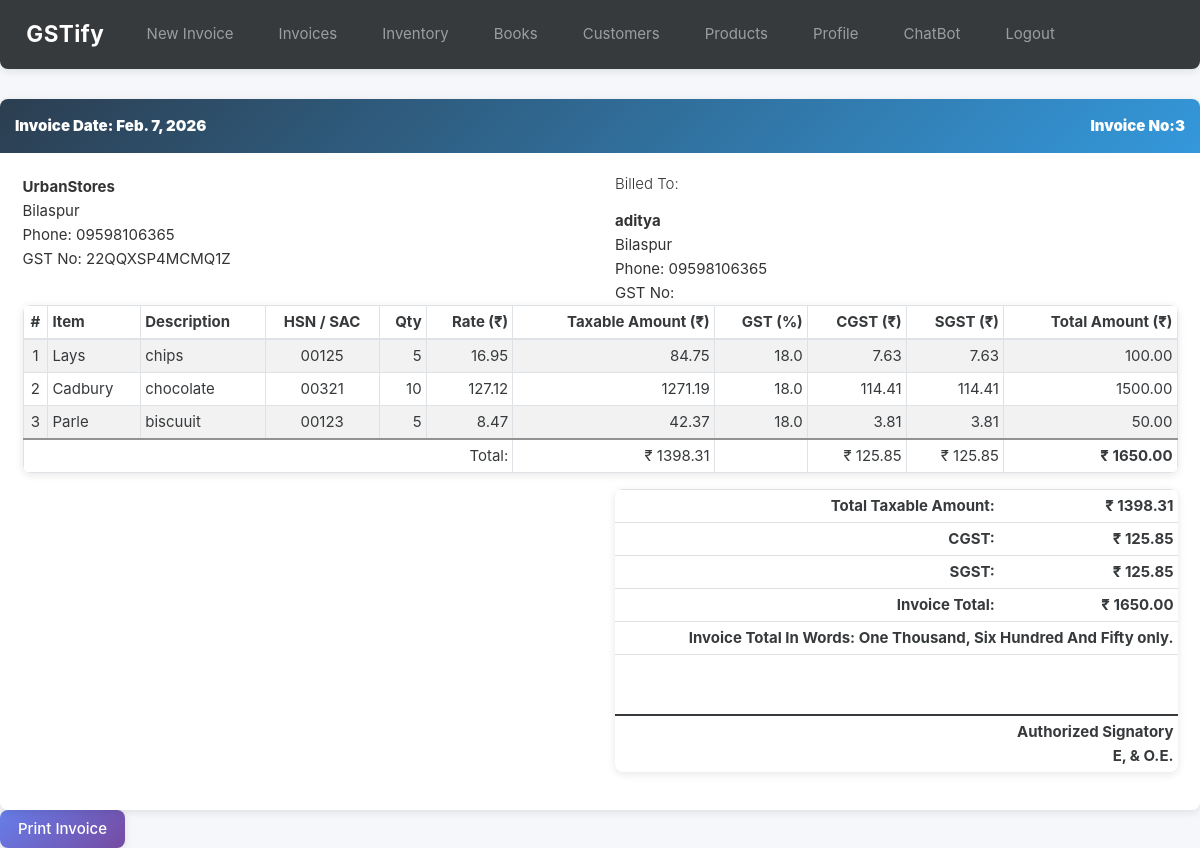
The app's page /invoice/12 (signed in) with its own data.
### gstbillingapp/models.py (models this page shows, shortened)
class Invoice(models.Model):
    user = models.ForeignKey(User, null=True, blank=True, on_delete=models.SET_NULL)
    invoice_number = models.IntegerField()
    invoice_date = models.DateField()
    invoice_customer = models.ForeignKey(
        'Customer',
        on_delete=models.SET_NULL,
        null=True
    )
    invoice_json = models.TextField()
    inventory_reflected = models.BooleanField(default=True)
    books_reflected = models.BooleanField(default=True)

class UserProfile(models.Model):
    user = models.OneToOneField(User, on_delete=models.CASCADE)
    business_title = models.CharField(max_length=100, blank=True, null=True)
    business_address = models.TextField(max_length=400, blank=True, null=True)
    business_email = models.EmailField(blank=True, null=True)
    business_phone = models.CharField(max_length=20, blank=True, null=True)
    business_gst = models.CharField(max_length=15, blank=True, null=True)

### gstbillingapp/views.py (the view)
# urls.py: path('invoice/<int:invoice_id>', views.invoice_viewer, name='invoice_viewer'),
@login_required
def invoice_viewer(request, invoice_id):
    invoice_obj = get_object_or_404(Invoice, user=request.user, id=invoice_id)
    user_profile = get_object_or_404(UserProfile, user=request.user)
    context = {}
    context['invoice'] = invoice_obj
    context['invoice_data'] = json.loads(invoice_obj.invoice_json)
    print(context['invoice_data'])
    context['currency'] = "₹"
    context['total_in_words'] = num2words.num2words(int(context['invoice_data']['invoice_total_amt_with_gst']), lang='en_IN').title()
    context['user_profile'] = user_profile
    return render(request, 'gstbillingapp/invoice_printer.html', context)

### gstbillingapp/templates/gstbillingapp/invoice_printer.html (shortened to what this page needs)
{% extends "gstbillingapp/print_base.html" %}
{% block content %}
	<div class="card">
		<div class="card-header">
			<div class="row">
			<div class="col-sm-6 col-6"><strong>Invoice Date: {{invoice.invoice_date}}</strong></div>
			<div class="col-sm-6 text-right col-6"><strong>Invoice No:{{invoice.invoice_number}}</strong></div>
			</div>
		</div>
		<div class="card-body">
			<div class="row">
				<div class="col-sm-6 col-md-6 col-lg-6 col-6">
					<div>
						<strong>{{user_profile.business_title}}</strong>
					</div>
						<div id="invoice_profile_data">{{user_profile.business_address}}</div>
					{% if user_profile.business_phone %}
						<div>Phone: {{user_profile.business_phone}}</div>
					{% endif %}
					{% if user_profile.business_gst %}
						<div>GST No: {{user_profile.business_gst}}</div>
					{% endif %}
				</div>
				<div class="col-sm-6 col-md-6 col-lg-6 col-6">
					<h6 class="mb-3">Billed To:</h6>
					<div>
						<strong>{{ invoice_data.customer_name }}</strong>
					</div>
					<div>{{ invoice_data.customer_address }}</div>
					<div>Phone: {{ invoice_data.customer_phone }}</div>
					<div>GST No: {{ invoice_data.customer_gst }}</div>
				</div>
			</div>
			<div class="table-responsive-sm">
				<table class="table table-striped table-invoice">
					<thead>
						<tr>
							<th class="text-center">#</th>
							<th class="text-left">Item</th>
							<th class="text-left">Description</th>
							<th class="text-center">HSN / SAC</th>
							<th class="text-right">Qty</th>
							<th class="text-right">Rate ({{ currency }})</th>
							<th class="text-right">Taxable Amount ({{ currency }})</th>
							<th class="text-right">GST (%)</th>
							{% if invoice_data.igstcheck %}
								<th class="text-right">IGST ({{ currency }})</th>
							{% else %}
								<th class="text-right">CGST ({{ currency }})</th>
								<th class="text-right">SGST ({{ currency }})</th>
							{% endif %}
							<th class="text-right">Total Amount ({{ currency }})</th>
						</tr>
					</thead>
					<tbody>
						{% for item in invoice_data.items %}
						<tr>
							<td class="text-center">{{ forloop.counter }}</td>
							<td class="text-left strong">{{ item.invoice_product }}</td>
							<td class="text-left">
								{{ item.invoice_description }}
							</td>
							<td class="text-center">{{ item.invoice_hsn }}</td>
							<td class="text-right">{{ item.invoice_qty }}</td>
							<td class="text-right">{{ item.invoice_rate_without_gst|floatformat:2 }}</td>
							<td class="text-right">{{ item.invoice_amt_without_gst|floatformat:2 }}</td>
							<td class="text-right">{{ item.invoice_gst_percentage }}</td>
							{% if invoice_data.igstcheck %}
								<td class="text-right">{{ item.invoice_amt_igst|floatformat:2 }}</td>
							{% else %}
								<td class="text-right">{{ item.invoice_amt_cgst|floatformat:2 }}</td>
								<td class="text-right">{{ item.invoice_amt_sgst|floatformat:2 }}</td>
							{% endif %}
							<td class="text-right">{{ item.invoice_amt_with_gst|floatformat:2 }}</td>
						</tr>
						{% endfor %}
						<tr id="table-invoice-total-row">
							{% if invoice_data.igstcheck %}
								<td class="text-right" colspan="6">Total: </td>
								<td class="text-right">{{ currency }} {{ invoice_data.invoice_total_amt_without_gst|floatformat:2 }}</td>
								<td class="text-right"></td>
								<td class="text-right">{{ currency }} {{invoice_data.invoice_total_amt_igst|floatformat:2 }}</td>
							{% else %}
								<td class="text-right" colspan="6">Total: </td>
								<td class="text-right">{{ currency }} {{ invoice_data.invoice_total_amt_without_gst|floatformat:2 }}</td>
								<td class="text-right"></td>
								<td class="text-right">{{ currency }} {{invoice_data.invoice_total_amt_cgst|floatformat:2 }}</td>
								<td class="text-right">{{ currency }} {{invoice_data.invoice_total_amt_sgst|floatformat:2 }}</td>
							{% endif %}
							<td class="text-right"><strong>{{ currency }} {{ invoice_data.invoice_total_amt_with_gst|floatformat:2 }}</strong></td>
						</tr>
					</tbody>
				</table>
			</div>
			<div class="row">
				<div class="col-sm-6 col-lg-6 col-md-6">
				</div>
				<div class="col-sm-6 col-lg-6 col-md-6">
					<table class="table text-right" id="invoice-grand-total-table">
						<tr>
							<td>Total Taxable Amount: </td>
							<td>{{ currency }} {{ invoice_data.invoice_total_amt_without_gst|floatformat:2 }}</td>
						</tr>
						{% if invoice_data.igstcheck %}
							<tr>
								<td>IGST: </td>
								<td>{{ currency }} {{ invoice_data.invoice_total_amt_igst|floatformat:2 }}</td>
							</tr>
						{% else %}
							<tr>
								<td>CGST: </td>
								<td>{{ currency }} {{ invoice_data.invoice_total_amt_cgst|floatformat:2 }}</td>
							</tr>
							<tr>
								<td>SGST: </td>
								<td>{{ currency }} {{ invoice_data.invoice_total_amt_sgst|floatformat:2 }}</td>
							</tr>
						{% endif %}
						<tr>
							<td>Invoice Total: </td>
							<td>{{ currency }} {{invoice_data.invoice_total_amt_with_gst|floatformat:2 }}</td>
						</tr>
						<tr>
							<td colspan="2" class="text-middle">
								Invoice Total In Words: {{ total_in_words }} only.
							</td>
						</tr>
						<tr id="invoice-signature-row">
							<td colspan="2"></td>
						</tr>
						<tr id="invoice-signature-text-row">
							<td colspan="2">Authorized Signatory<br> E, & O.E.	</td>
						</tr>
					</table>
				</div>
			</div>
		</div>
	</div>
	<button onclick="window.print();" class="btn btn-primary d-print-none"> Print Invoice</button>
{% endblock %}

### gstbillingapp/static/gstbillingapp/main.css (style rules this page uses)
:root { --primary-color: #2c3e50; --secondary-color: #3498db; --success-color: #27ae60; --danger-color: #e74c3c; --warning-color: #f39c12; --info-color: #17a2b8; --light-bg: #f8f9fa; --border-radius: 8px; --transition: all 0.3s ease; --shadow: 0 2px 8px rgba(0, 0, 0, 0.1); --shadow-hover: 0 4px 12px rgba(0, 0, 0, 0.15); }
body { font-family: -apple-system, BlinkMacSystemFont, 'Segoe UI', Roboto, 'Helvetica Neue', Arial, sans-serif; background-color: #f5f7fa; color: #333; line-height: 1.6; }
html { scroll-behavior: smooth; }
.table { border-radius: var(--border-radius); overflow: hidden; box-shadow: var(--shadow); }
.table-invoice td, .table-invoice th { border: solid #dee2e6 1px; }
.table-invoice td, .table-invoice th { padding: .25rem; }
#table-invoice-total-row { border-top: 2px solid #939393; background: white; }
#invoice-grand-total-table td { font-weight: bold; padding: .25rem; }
#invoice-signature-text-row { border-top: 2px solid; }
#invoice-signature-row { border-bottom: 2px solid; height: 4em; }
.btn { border-radius: var(--border-radius); padding: 0.5em 1.2em; font-weight: 500; transition: var(--transition); border: none; box-shadow: var(--shadow); }
.btn-primary { background: linear-gradient(135deg, #667eea 0%, #764ba2 100%); }
#invoice_profile_data { white-space: pre-line; }
.card { border-radius: var(--border-radius); box-shadow: var(--shadow); border: none; transition: var(--transition); overflow: hidden; }
.card-header { background: linear-gradient(135deg, var(--primary-color) 0%, var(--secondary-color) 100%); color: white; font-weight: 600; border: none; padding: 1em; }
.card-body { padding: 1.5em; }

### records on screen
Invoice: invoice_date "Feb. 7, 2026", invoice_number "3"
UserProfile: business_title "UrbanStores", business_address "Bilaspur", business_phone "09598106365", business_gst "22QQXSP4MCMQ1Z", customer_address "Bilaspur"

### other values on screen
{{ invoice_data.customer_name }} "aditya"
{{ invoice_data.customer_phone }} "09598106365"
{{ currency }} "₹"
{{ item.invoice_product }} "Lays" "Cadbury" "Parle"
{{ item.invoice_description }} "chips" "chocolate" "biscuuit"
{{ item.invoice_hsn }} "00125" "00321" "00123"
{{ item.invoice_qty }} "5" "10" "5"
{{ item.invoice_rate_without_gst|floatformat:2 }} "16.95" "127.12" "8.47"
{{ item.invoice_amt_without_gst|floatformat:2 }} "84.75" "1271.19" "42.37"
{{ item.invoice_gst_percentage }} "18.0" "18.0" "18.0"
{{ item.invoice_amt_cgst|floatformat:2 }} "7.63" "114.41" "3.81"
{{ item.invoice_amt_sgst|floatformat:2 }} "7.63" "114.41" "3.81"
{{ item.invoice_amt_with_gst|floatformat:2 }} "100.00" "1500.00" "50.00"
{{ invoice_data.invoice_total_amt_without_gst|floatformat:2 }} "1398.31"
{{ invoice_data.invoice_total_amt_cgst|floatformat:2 }} "125.85"
